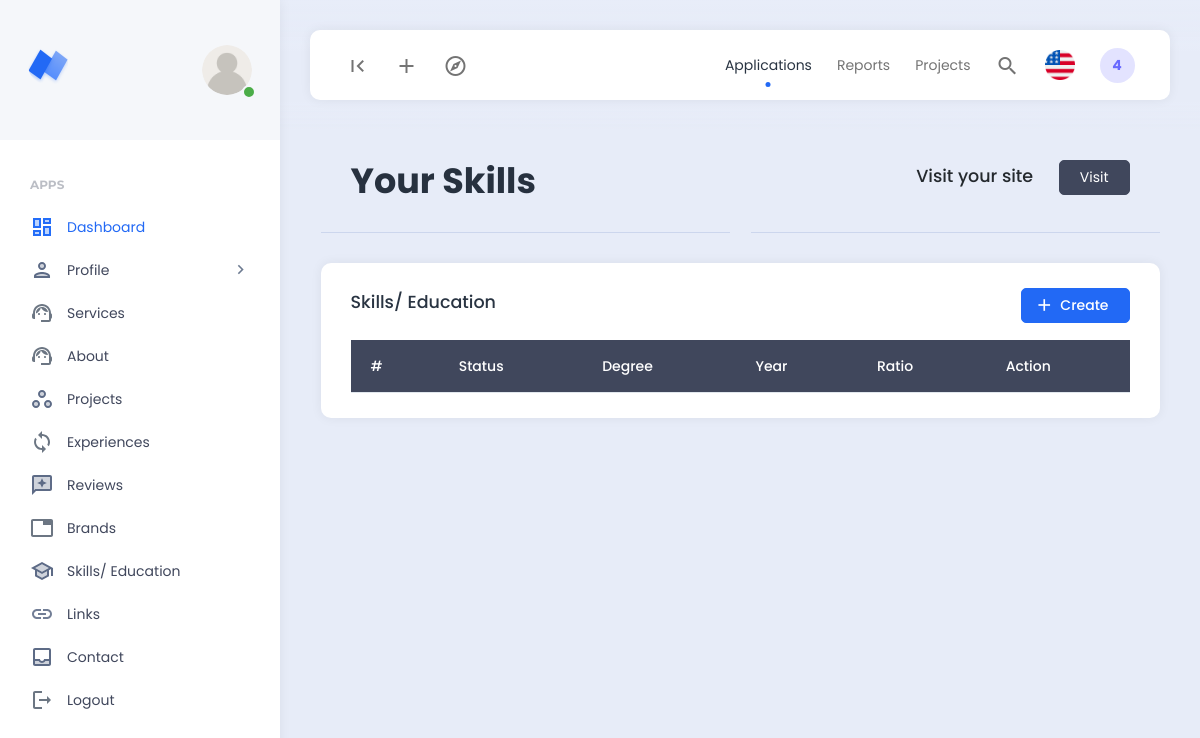
/frontend/dashboard/skills/skills.php, run on an earlier commit of the app's database.
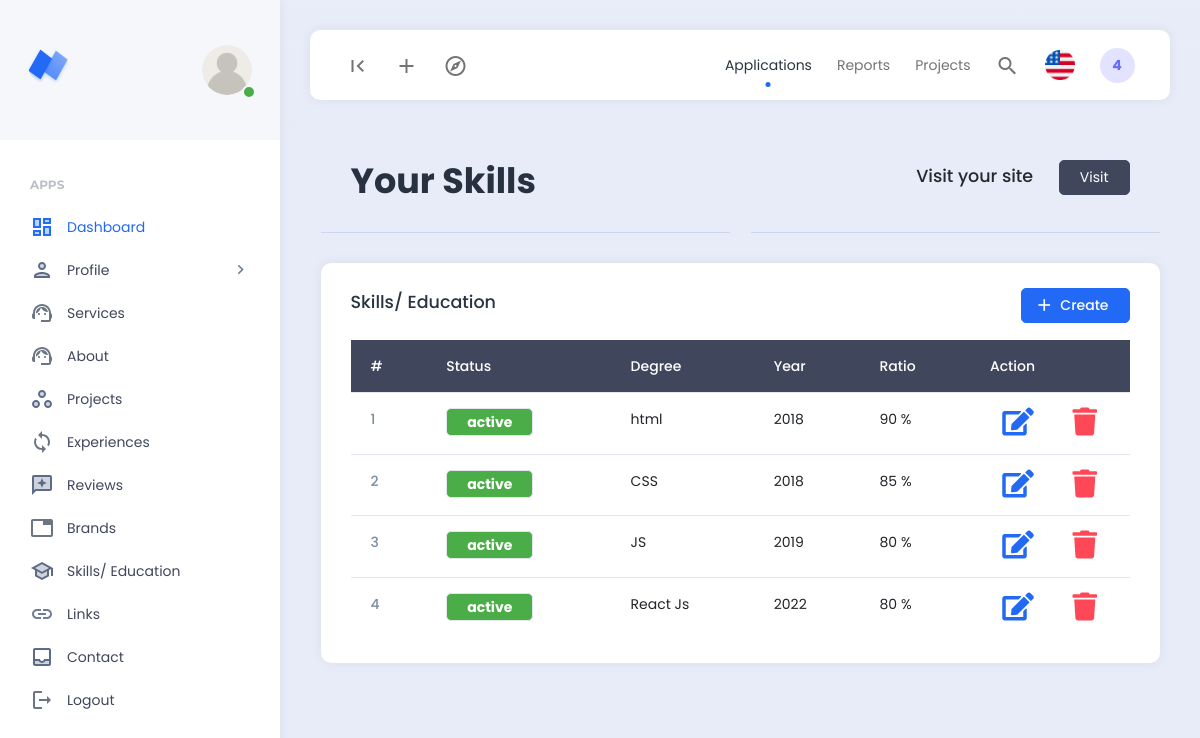
And on a later commit of the database.
### tables this page shows
CREATE TABLE `education` (
  `id` int NOT NULL,
  `degree` varchar(200) NOT NULL,
  `year` varchar(200) NOT NULL,
  `ratio` varchar(200) NOT NULL,
  `status` varchar(200) NOT NULL DEFAULT 'deactive'
);

### frontend/dashboard/skills/skills.php (the view, shortened to what this page needs)
<?php
include "../master/header.php";
$skill_query = "SELECT * FROM education";
$skills = mysqli_query($db_connect, $skill_query);
?>
<div class="row">
    <div class="col">
        <div class="page-description">
            <h1>Your Skills</h1>
        </div>
    </div>
    <div class="col">
        <div class="page-description">
            <h5 class="text-end">Visit your site<a href="../../../index.php" target="_blank"
                    class="ms-4 text-decoration-none">
                    <button class="btn btn-dark">Visit</button></a></h5>
        </div>
    </div>
</div>
<div class="row">
    <div class="col-12">
        <div class="card">
            <div class="card-header d-flex justify-content-between align-items-center">
                <h5>Skills/ Education</h5>
                <a href="createskill.php" name="createskill" class="btn btn-primary"><i
                        class="material-icons">add</i>Create</a>
            </div>
            <div class="card-body">
                <div class="example-content">
                    <table class="table m-0 bordered">
                        <thead class="table-dark">
                            <tr>
                                <th scope="col">#</th>
                                <th scope="col">Status</th>
                                <th scope="col">Degree</th>
                                <th scope="col">Year</th>
                                <th scope="col">Ratio</th>
                                <th scope="col">Action</th>
                            </tr>
                        </thead>
                        <tbody>
                            <?php
                            $num = 1;
                            foreach ($skills as $skill): ?>
                                <tr>
                                    <th scope="row">
                                        <?= $num++ ?>
                                    </th>
                                    <td>
                                        <a href="store.php?skillstatus=<?= $skill['id'] ?>"
                                            class="btn <?= ($skill['status'] == 'active') ? 'badge bg-success' : 'badge bg-danger' ?>">
                                            <?= $skill['status'] ?>
                                        </a>
                                    </td>
                                    <td>
                                        <?= $skill['degree'] ?>
                                    </td>
                                    <td>
                                        <?= $skill['year'] ?>
                                    </td>
                                    <td>
                                        <?= $skill['ratio'] ?> %
                                    </td>
                                    <td>
                                        <div class="d-flex justify-content-around">
                                            <a href="editskill.php?editskill=<?= $skill['id'] ?>" class="text-primary">
                                                <i class="fa-2x fas fa-edit"></i>
                                            </a>
                                            <a href="store.php?deleteskill=<?= $skill['id'] ?>" class="text-danger ms-3">
                                                <i class="fa-2x fas fa-trash"></i>
                                            </a>
                                        </div>
                                    </td>
                                </tr>
                            <?php endforeach; ?>
                        </tbody>
                    </table>
                </div>
            </div>
        </div>
    </div>
</div>
<?php
include "../master/footer.php";
?>

What changed in the data, as far as the page shows it:
added education: status "active", degree "html", year "2018", ratio "90"
added education: status "active", degree "CSS", year "2018", ratio "85"
added education: status "active", degree "JS", year "2019", ratio "80"
added education: status "active", degree "React Js", year "2022", ratio "80"
